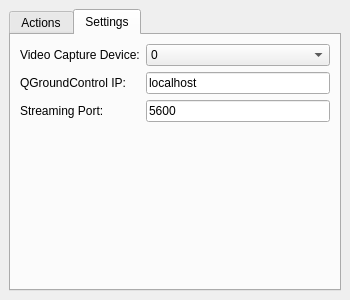
<?xml version="1.0" encoding="UTF-8"?>
<ui version="4.0">
 <class>MainWindow</class>
 <widget class="QMainWindow" name="MainWindow">
  <property name="geometry">
   <rect>
    <x>0</x>
    <y>0</y>
    <width>350</width>
    <height>300</height>
   </rect>
  </property>
  <property name="windowTitle">
   <string>Skeyes</string>
  </property>
  <widget class="QWidget" name="centralwidget">
   <property name="enabled">
    <bool>true</bool>
   </property>
   <layout class="QGridLayout" name="gridLayout">
    <item row="0" column="0">
     <widget class="QTabWidget" name="tabWidget">
      <property name="currentIndex">
       <number>1</number>
      </property>
      <widget class="QWidget" name="actions">
       <attribute name="title">
        <string>Actions</string>
       </attribute>
       <layout class="QVBoxLayout" name="verticalLayout">
        <item>
         <widget class="QScrollArea" name="scrollArea">
          <property name="widgetResizable">
           <bool>true</bool>
          </property>
          <widget class="QWidget" name="scrollAreaWidgetContents">
           <property name="geometry">
            <rect>
             <x>0</x>
             <y>0</y>
             <width>308</width>
             <height>231</height>
            </rect>
           </property>
           <layout class="QFormLayout" name="formLayout">
            <item row="0" column="0">
             <widget class="QLabel" name="label_3">
              <property name="text">
               <string>Feature</string>
              </property>
             </widget>
            </item>
            <item row="0" column="1">
             <widget class="QLabel" name="label_6">
              <property name="text">
               <string>Action</string>
              </property>
             </widget>
            </item>
            <item row="1" column="0">
             <widget class="QLabel" name="label">
              <property name="text">
               <string>Windows</string>
              </property>
             </widget>
            </item>
            <item row="1" column="1">
             <widget class="QComboBox" name="comboBox">
              <property name="editable">
               <bool>false</bool>
              </property>
              <property name="currentText">
               <string>Pause</string>
              </property>
              <item>
               <property name="text">
                <string>Pause</string>
               </property>
              </item>
              <item>
               <property name="text">
                <string>Ignore</string>
               </property>
              </item>
             </widget>
            </item>
            <item row="2" column="0">
             <widget class="QLabel" name="label_2">
              <property name="text">
               <string>Gutters</string>
              </property>
             </widget>
            </item>
            <item row="2" column="1">
             <widget class="QComboBox" name="comboBox_2">
              <item>
               <property name="text">
                <string>Pause</string>
               </property>
              </item>
              <item>
               <property name="text">
                <string>Ignore</string>
               </property>
              </item>
             </widget>
            </item>
           </layout>
          </widget>
         </widget>
        </item>
       </layout>
      </widget>
      <widget class="QWidget" name="settings">
       <attribute name="title">
        <string>Settings</string>
       </attribute>
       <layout class="QFormLayout" name="formLayout_2">
        <item row="1" column="0">
         <widget class="QLabel" name="label_4">
          <property name="text">
           <string>QGroundControl IP:</string>
          </property>
         </widget>
        </item>
        <item row="1" column="1">
         <widget class="QLineEdit" name="gst_ip">
          <property name="text">
           <string>localhost</string>
          </property>
         </widget>
        </item>
        <item row="3" column="0">
         <widget class="QLabel" name="label_5">
          <property name="text">
           <string>Streaming Port:</string>
          </property>
         </widget>
        </item>
        <item row="3" column="1">
         <widget class="QLineEdit" name="gst_port">
          <property name="text">
           <string>5600</string>
          </property>
         </widget>
        </item>
        <item row="0" column="0">
         <widget class="QLabel" name="label_7">
          <property name="text">
           <string>Video Capture Device:</string>
          </property>
         </widget>
        </item>
        <item row="0" column="1">
         <widget class="QComboBox" name="comboBox_3">
          <item>
           <property name="text">
            <string>0</string>
           </property>
          </item>
          <item>
           <property name="text">
            <string>1</string>
           </property>
          </item>
          <item>
           <property name="text">
            <string>2</string>
           </property>
          </item>
          <item>
           <property name="text">
            <string>3</string>
           </property>
          </item>
         </widget>
        </item>
       </layout>
      </widget>
     </widget>
    </item>
   </layout>
  </widget>
  <action name="actionSettings">
   <property name="text">
    <string>Settings</string>
   </property>
  </action>
 </widget>
 <resources/>
 <connections/>
</ui>
